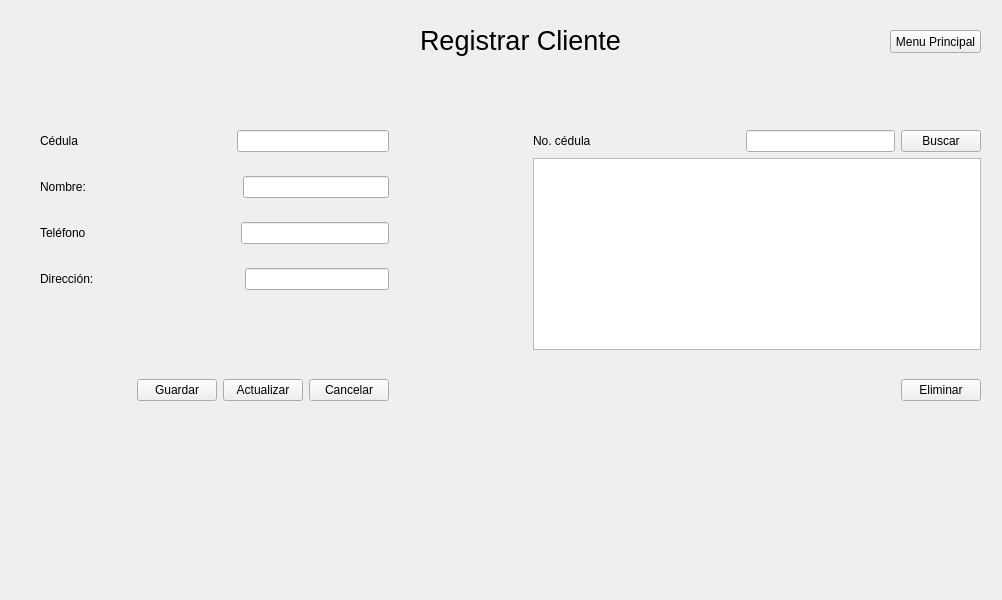
<?xml version="1.0" encoding="UTF-8"?>
<ui version="4.0">
 <class>Widget</class>
 <widget class="QWidget" name="Widget">
  <property name="geometry">
   <rect>
    <x>0</x>
    <y>0</y>
    <width>1002</width>
    <height>600</height>
   </rect>
  </property>
  <property name="windowTitle">
   <string>Widget</string>
  </property>
  <widget class="QStackedWidget" name="stackedWidget">
   <property name="geometry">
    <rect>
     <x>20</x>
     <y>0</y>
     <width>991</width>
     <height>601</height>
    </rect>
   </property>
   <property name="cursor">
    <cursorShape>ArrowCursor</cursorShape>
   </property>
   <property name="currentIndex">
    <number>1</number>
   </property>
   <widget class="QWidget" name="MainPage">
    <widget class="QLabel" name="label">
     <property name="geometry">
      <rect>
       <x>410</x>
       <y>40</y>
       <width>191</width>
       <height>21</height>
      </rect>
     </property>
     <property name="text">
      <string>RESTAURANTE  &quot;Ingrese nombre aqui&quot;</string>
     </property>
    </widget>
    <widget class="QLabel" name="label_9">
     <property name="geometry">
      <rect>
       <x>310</x>
       <y>90</y>
       <width>451</width>
       <height>41</height>
      </rect>
     </property>
     <property name="font">
      <font>
       <pointsize>20</pointsize>
      </font>
     </property>
     <property name="text">
      <string>Sistema de reservaciones de mesas</string>
     </property>
    </widget>
    <widget class="QWidget" name="layoutWidget">
     <property name="geometry">
      <rect>
       <x>860</x>
       <y>30</y>
       <width>113</width>
       <height>181</height>
      </rect>
     </property>
     <layout class="QVBoxLayout" name="verticalLayout_2">
      <item>
       <widget class="QPushButton" name="agendarReserv0">
        <property name="text">
         <string>Agendar Reservación</string>
        </property>
       </widget>
      </item>
      <item>
       <spacer name="verticalSpacer_4">
        <property name="orientation">
         <enum>Qt::Vertical</enum>
        </property>
        <property name="sizeHint" stdset="0">
         <size>
          <width>20</width>
          <height>17</height>
         </size>
        </property>
       </spacer>
      </item>
      <item>
       <widget class="QPushButton" name="registroCliente0">
        <property name="text">
         <string>Registrar Clientes</string>
        </property>
       </widget>
      </item>
      <item>
       <spacer name="verticalSpacer_5">
        <property name="orientation">
         <enum>Qt::Vertical</enum>
        </property>
        <property name="sizeHint" stdset="0">
         <size>
          <width>20</width>
          <height>17</height>
         </size>
        </property>
       </spacer>
      </item>
      <item>
       <widget class="QPushButton" name="guardarDetalle">
        <property name="text">
         <string>Agregar Menus</string>
        </property>
       </widget>
      </item>
      <item>
       <spacer name="verticalSpacer_6">
        <property name="orientation">
         <enum>Qt::Vertical</enum>
        </property>
        <property name="sizeHint" stdset="0">
         <size>
          <width>20</width>
          <height>17</height>
         </size>
        </property>
       </spacer>
      </item>
      <item>
       <widget class="QPushButton" name="detalleReserva">
        <property name="text">
         <string>Detallar Reservación</string>
        </property>
       </widget>
      </item>
     </layout>
    </widget>
   </widget>
   <widget class="QWidget" name="Clientes">
    <widget class="QLabel" name="label_3">
     <property name="geometry">
      <rect>
       <x>400</x>
       <y>20</y>
       <width>211</width>
       <height>41</height>
      </rect>
     </property>
     <property name="font">
      <font>
       <pointsize>20</pointsize>
      </font>
     </property>
     <property name="text">
      <string>Registrar Cliente</string>
     </property>
    </widget>
    <widget class="QPushButton" name="returnMain1">
     <property name="geometry">
      <rect>
       <x>870</x>
       <y>30</y>
       <width>91</width>
       <height>23</height>
      </rect>
     </property>
     <property name="text">
      <string>Menu Principal</string>
     </property>
    </widget>
    <widget class="QWidget" name="layoutWidget">
     <property name="geometry">
      <rect>
       <x>20</x>
       <y>130</y>
       <width>941</width>
       <height>271</height>
      </rect>
     </property>
     <layout class="QHBoxLayout" name="horizontalLayout_8">
      <item>
       <layout class="QVBoxLayout" name="verticalLayout_4">
        <property name="rightMargin">
         <number>100</number>
        </property>
        <item>
         <layout class="QVBoxLayout" name="verticalLayout">
          <item>
           <layout class="QHBoxLayout" name="horizontalLayout_5">
            <item>
             <widget class="QLabel" name="label_5">
              <property name="enabled">
               <bool>true</bool>
              </property>
              <property name="text">
               <string>Cédula</string>
              </property>
             </widget>
            </item>
            <item>
             <spacer name="horizontalSpacer_5">
              <property name="orientation">
               <enum>Qt::Horizontal</enum>
              </property>
              <property name="sizeHint" stdset="0">
               <size>
                <width>18</width>
                <height>20</height>
               </size>
              </property>
             </spacer>
            </item>
            <item>
             <widget class="QLineEdit" name="cedulaCliente">
              <property name="sizePolicy">
               <sizepolicy hsizetype="Expanding" vsizetype="Fixed">
                <horstretch>0</horstretch>
                <verstretch>0</verstretch>
               </sizepolicy>
              </property>
              <property name="sizeIncrement">
               <size>
                <width>0</width>
                <height>0</height>
               </size>
              </property>
             </widget>
            </item>
           </layout>
          </item>
          <item>
           <spacer name="verticalSpacer">
            <property name="orientation">
             <enum>Qt::Vertical</enum>
            </property>
            <property name="sizeHint" stdset="0">
             <size>
              <width>20</width>
              <height>18</height>
             </size>
            </property>
           </spacer>
          </item>
          <item>
           <layout class="QHBoxLayout" name="horizontalLayout_4">
            <item>
             <widget class="QLabel" name="label_4">
              <property name="text">
               <string>Nombre: </string>
              </property>
             </widget>
            </item>
            <item>
             <spacer name="horizontalSpacer_4">
              <property name="orientation">
               <enum>Qt::Horizontal</enum>
              </property>
              <property name="sizeHint" stdset="0">
               <size>
                <width>18</width>
                <height>20</height>
               </size>
              </property>
             </spacer>
            </item>
            <item>
             <widget class="QLineEdit" name="nombreCliente"/>
            </item>
           </layout>
          </item>
          <item>
           <spacer name="verticalSpacer_2">
            <property name="orientation">
             <enum>Qt::Vertical</enum>
            </property>
            <property name="sizeHint" stdset="0">
             <size>
              <width>20</width>
              <height>18</height>
             </size>
            </property>
           </spacer>
          </item>
          <item>
           <layout class="QHBoxLayout" name="horizontalLayout_3">
            <item>
             <widget class="QLabel" name="label_6">
              <property name="text">
               <string>Teléfono</string>
              </property>
             </widget>
            </item>
            <item>
             <spacer name="horizontalSpacer_3">
              <property name="orientation">
               <enum>Qt::Horizontal</enum>
              </property>
              <property name="sizeHint" stdset="0">
               <size>
                <width>18</width>
                <height>20</height>
               </size>
              </property>
             </spacer>
            </item>
            <item>
             <widget class="QLineEdit" name="telefonoCliente"/>
            </item>
           </layout>
          </item>
          <item>
           <spacer name="verticalSpacer_3">
            <property name="orientation">
             <enum>Qt::Vertical</enum>
            </property>
            <property name="sizeHint" stdset="0">
             <size>
              <width>20</width>
              <height>18</height>
             </size>
            </property>
           </spacer>
          </item>
          <item>
           <layout class="QHBoxLayout" name="horizontalLayout_2">
            <item>
             <widget class="QLabel" name="label_7">
              <property name="text">
               <string>Dirección:</string>
              </property>
             </widget>
            </item>
            <item>
             <spacer name="horizontalSpacer_2">
              <property name="orientation">
               <enum>Qt::Horizontal</enum>
              </property>
              <property name="sizeHint" stdset="0">
               <size>
                <width>18</width>
                <height>20</height>
               </size>
              </property>
             </spacer>
            </item>
            <item>
             <widget class="QLineEdit" name="direccionCliente"/>
            </item>
           </layout>
          </item>
         </layout>
        </item>
        <item>
         <spacer name="verticalSpacer_8">
          <property name="orientation">
           <enum>Qt::Vertical</enum>
          </property>
          <property name="sizeHint" stdset="0">
           <size>
            <width>20</width>
            <height>17</height>
           </size>
          </property>
         </spacer>
        </item>
        <item>
         <layout class="QHBoxLayout" name="horizontalLayout_6">
          <item>
           <spacer name="horizontalSpacer_6">
            <property name="orientation">
             <enum>Qt::Horizontal</enum>
            </property>
            <property name="sizeHint" stdset="0">
             <size>
              <width>18</width>
              <height>20</height>
             </size>
            </property>
           </spacer>
          </item>
          <item>
           <widget class="QPushButton" name="guardarRegistroCliente">
            <property name="text">
             <string>Guardar</string>
            </property>
           </widget>
          </item>
          <item>
           <widget class="QPushButton" name="actualizarCliente">
            <property name="text">
             <string>Actualizar</string>
            </property>
           </widget>
          </item>
          <item>
           <widget class="QPushButton" name="cancelarRegistroCliente">
            <property name="text">
             <string>Cancelar</string>
            </property>
           </widget>
          </item>
         </layout>
        </item>
       </layout>
      </item>
      <item>
       <spacer name="horizontalSpacer_7">
        <property name="orientation">
         <enum>Qt::Horizontal</enum>
        </property>
        <property name="sizeType">
         <enum>QSizePolicy::Preferred</enum>
        </property>
        <property name="sizeHint" stdset="0">
         <size>
          <width>38</width>
          <height>256</height>
         </size>
        </property>
       </spacer>
      </item>
      <item>
       <layout class="QVBoxLayout" name="verticalLayout_3" stretch="0,0,0,0">
        <property name="sizeConstraint">
         <enum>QLayout::SetFixedSize</enum>
        </property>
        <item>
         <layout class="QHBoxLayout" name="horizontalLayout_9">
          <item>
           <widget class="QLabel" name="label_10">
            <property name="text">
             <string>No. cédula</string>
            </property>
           </widget>
          </item>
          <item>
           <spacer name="horizontalSpacer_9">
            <property name="orientation">
             <enum>Qt::Horizontal</enum>
            </property>
            <property name="sizeHint" stdset="0">
             <size>
              <width>40</width>
              <height>20</height>
             </size>
            </property>
           </spacer>
          </item>
          <item>
           <widget class="QLineEdit" name="filtroNoCedula"/>
          </item>
          <item>
           <widget class="QPushButton" name="buscarCliente">
            <property name="text">
             <string>Buscar</string>
            </property>
           </widget>
          </item>
         </layout>
        </item>
        <item>
         <widget class="QTableView" name="tablaClientes"/>
        </item>
        <item>
         <spacer name="verticalSpacer_7">
          <property name="orientation">
           <enum>Qt::Vertical</enum>
          </property>
          <property name="sizeHint" stdset="0">
           <size>
            <width>20</width>
            <height>17</height>
           </size>
          </property>
         </spacer>
        </item>
        <item>
         <layout class="QHBoxLayout" name="horizontalLayout_7">
          <item>
           <spacer name="horizontalSpacer_8">
            <property name="orientation">
             <enum>Qt::Horizontal</enum>
            </property>
            <property name="sizeHint" stdset="0">
             <size>
              <width>13</width>
              <height>20</height>
             </size>
            </property>
           </spacer>
          </item>
          <item>
           <widget class="QPushButton" name="eliminarCliente">
            <property name="text">
             <string>Eliminar</string>
            </property>
           </widget>
          </item>
         </layout>
        </item>
       </layout>
      </item>
     </layout>
    </widget>
   </widget>
   <widget class="QWidget" name="Menus">
    <widget class="QPushButton" name="returnMain2">
     <property name="geometry">
      <rect>
       <x>870</x>
       <y>30</y>
       <width>91</width>
       <height>23</height>
      </rect>
     </property>
     <property name="text">
      <string>Menu Principal</string>
     </property>
    </widget>
    <widget class="QLabel" name="label_8">
     <property name="geometry">
      <rect>
       <x>400</x>
       <y>40</y>
       <width>191</width>
       <height>41</height>
      </rect>
     </property>
     <property name="font">
      <font>
       <pointsize>20</pointsize>
      </font>
     </property>
     <property name="text">
      <string>Agregar Menus</string>
     </property>
    </widget>
    <widget class="QTableView" name="tableView_3">
     <property name="geometry">
      <rect>
       <x>495</x>
       <y>130</y>
       <width>391</width>
       <height>251</height>
      </rect>
     </property>
    </widget>
   </widget>
   <widget class="QWidget" name="Reservaciones">
    <widget class="QLabel" name="label_2">
     <property name="geometry">
      <rect>
       <x>360</x>
       <y>30</y>
       <width>261</width>
       <height>41</height>
      </rect>
     </property>
     <property name="font">
      <font>
       <pointsize>20</pointsize>
      </font>
     </property>
     <property name="text">
      <string>Agendar Reservación</string>
     </property>
    </widget>
    <widget class="QPushButton" name="returnMain3">
     <property name="geometry">
      <rect>
       <x>870</x>
       <y>30</y>
       <width>91</width>
       <height>23</height>
      </rect>
     </property>
     <property name="text">
      <string>Menu Principal</string>
     </property>
    </widget>
   </widget>
   <widget class="QWidget" name="Detalles">
    <widget class="QWidget" name="layoutWidget_2">
     <property name="geometry">
      <rect>
       <x>400</x>
       <y>100</y>
       <width>566</width>
       <height>194</height>
      </rect>
     </property>
     <layout class="QHBoxLayout" name="horizontalLayout">
      <item>
       <widget class="QTableView" name="tableView_2"/>
      </item>
      <item>
       <spacer name="horizontalSpacer">
        <property name="orientation">
         <enum>Qt::Horizontal</enum>
        </property>
        <property name="sizeHint" stdset="0">
         <size>
          <width>40</width>
          <height>20</height>
         </size>
        </property>
       </spacer>
      </item>
      <item>
       <widget class="QTableView" name="tableView"/>
      </item>
     </layout>
    </widget>
    <widget class="QPushButton" name="returnMain4">
     <property name="geometry">
      <rect>
       <x>870</x>
       <y>30</y>
       <width>91</width>
       <height>23</height>
      </rect>
     </property>
     <property name="text">
      <string>Menu Principal</string>
     </property>
    </widget>
   </widget>
  </widget>
 </widget>
 <resources/>
 <connections/>
</ui>
